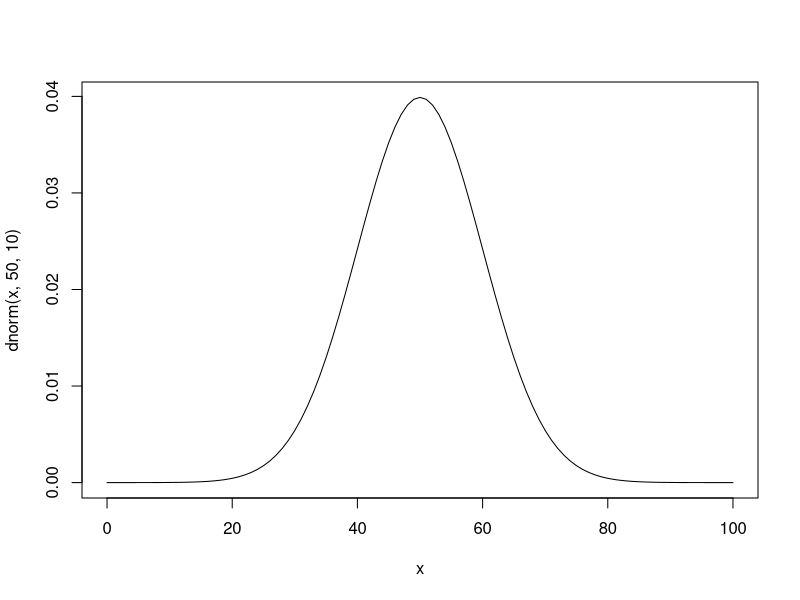
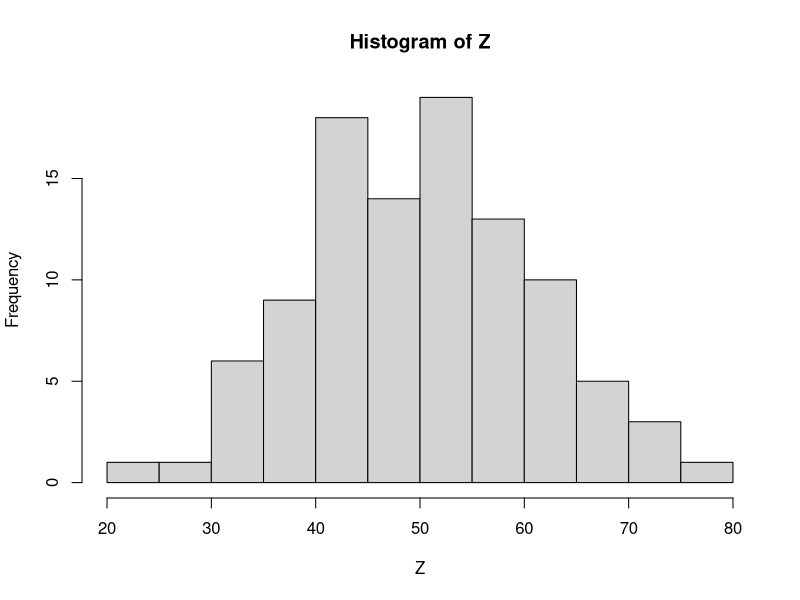
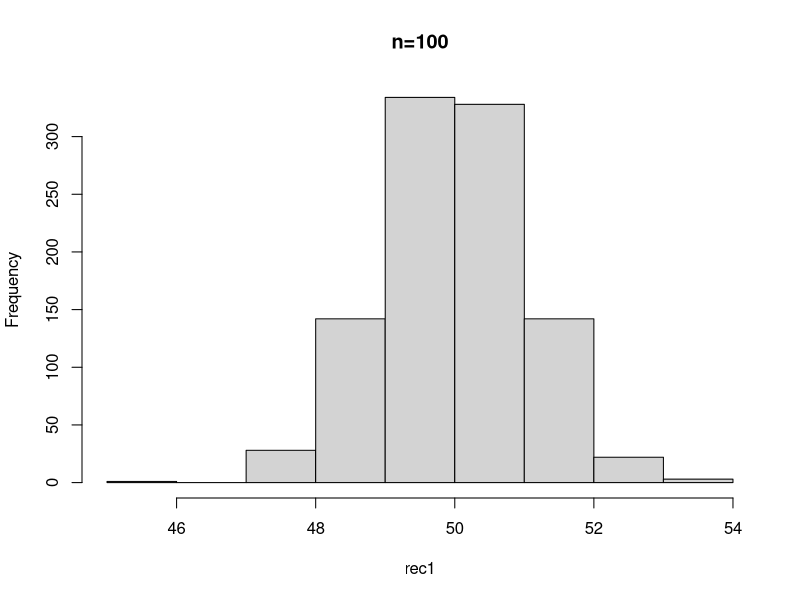
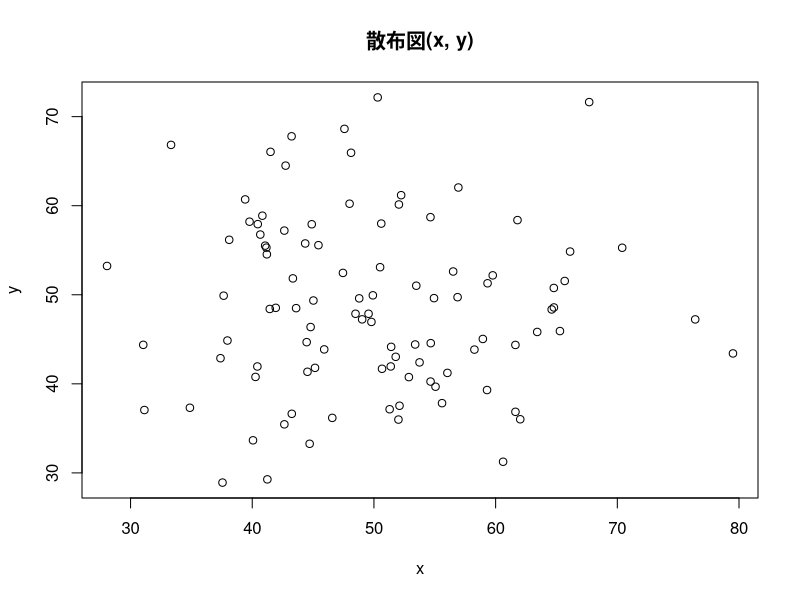
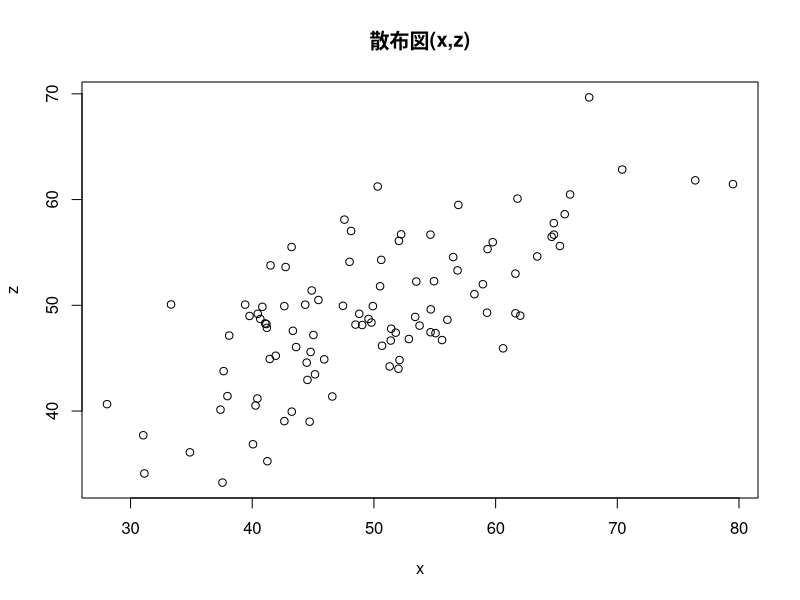

Generate these figures, in order, with R:
## ---- chunk 1
rnorm(100, 50, 10) 
curve(dnorm(x,50,10),0,100)　#正規分布のグラフ描画
pnorm(60,50,10) #大きさ１の標本の値が60より小さくなる確率
## ---- chunk 2
Z <- rnorm(100,50,10)
hist(Z) #ヒストグラム
Z[1:10] #最初の10個のデータを抜き出し
Z[5]; Z[10]; Z[100] #5番目,10番目,100番目の位置にある数字を抜き出し
Z[c(5,10,100)] #aを使わずに同上の操作

#特定の意味を持つ数値を抽出
max(Z) #最大値
which.max(Z) #最大値が何番目か
min(Z) #最小値
which.min(Z) #最小値が何番目か
mean(Z) #平均値
summary(Z) #基本統計量一括表示
## ---- chunk 3
1:10
sample(1:10,3) #無作為抽出、sample(範囲, 抽出個数)
sample(Z,5) #sample(標本, 抽出個数)
sample(Z,5) #sample(標本, 抽出個数)

fruits <- c("ミカン","バナナ","リンゴ","レモン","モモ")
fruits
sample(fruits, 1) #fruitsから1個抽出
sample(fruits, 2) #fruitsから2個抽出
sample(fruits, 1) #fruitsから1個抽出
sample(fruits,1) #fruitsから1個抽出
## ---- chunk 4
coin <- c("Head", "Tail") 
#sample(coin, 5) #うまくいかない, 非復元抽出になっている
sample(coin,5,replace = TRUE) #復元抽出, replace=TRUE
## ---- chunk 5
mean(Z) #標本平均
mean(rnorm(100,50,10))
mean(rnorm(100,50,10)) #Z<-rnorm(100,50,10)

#より多い試行、抽出1000回、標本の大きさ100
S <- 1000
rec1 <- numeric(S)
for(i in 1:S){rec1[i]<-mean(rnorm(100,50,10))}
rec1
hist(rec1, main="n=100") #main="n=100", ラベル
summary(rec1)
## ---- chunk 6
sample(1:6, 10, replace = TRUE) #サイコロを10回振る試行
mean(sample(1:6, 1000, replace = TRUE)) #サイコロを1000回振った結果の目の平均値, 3.5に近似

#サイコロ10回の標本平均×1000
S <- 1000
rec2 <- numeric(S)
for(i in 1:S){rec2[i] <- mean(sample(1:6, 10, replace = TRUE))} #サイコロ10回の標本平均×1000
summary(rec2)

#サイコロ1000回の標本平均×1000
S<-1000
rec3 <- numeric(S)
for(i in 1:S){rec3[i]<-mean(sample(1:6,1000,replace=TRUE))} #サイコロ1000回の標本平均×1000
summary(rec3)

#サイコロ10000回の標本平均×1000
S <- 1000
rec4 <- numeric(S)
for(i in 1:S){rec4[i] <- mean(sample(1:6, 10000, replace = TRUE))} #サイコロ1000回の標本平均×10000
summary(rec4)
## ---- chunk 7
#母集団N(50,10^2)から大きさ1000の標本を無作為に抽出
x <- rnorm(1000, 50, 10)
var(x) #分散
sd(x) #標準偏差 #10に近似
#分散・標準偏差における大数の法則
#n = 1000
S<-1000; n<-1000
rec<-numeric(S)
for(i in 1:S){rec[i]<-sd(rnorm(n, 50, 10))}
summary(rec) #標準偏差10に近似

#n=10000
S <- 10000; n <- 10000
rec <- numeric(S)
for(i in 1:S){rec[i]<-sd(rnorm(n, 50, 10))}
summary(rec) #より10に近似＝大数の法則
## ---- chunk 8
x <- rnorm(100, 50, 10)
y <- rnorm(100, 50, 10)
plot(x, y, main = "散布図(x, y)") #x,yの散布図

#xと関係のあるzを追加
z<-(x+y)/2
plot(x, z, main = "散布図(x,z)") #x,zの散布図
